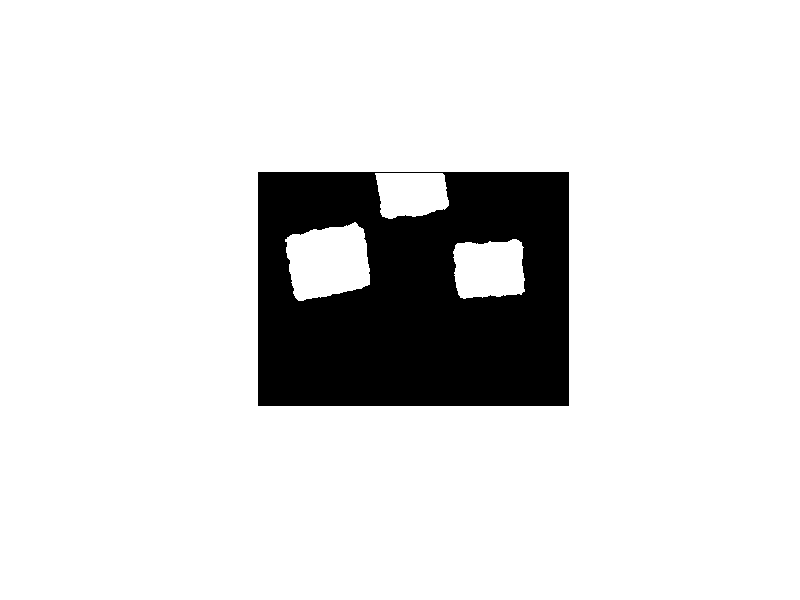

The MATLAB script that drew this image: (Note: this script raises an error after producing the figure.)
clc; clear all ; close all
%load('imagen.mat')
load('3objrectborde.mat')
figure (1)
cap1=cap;
imshow(cap1,[0 1])
[etiquetas num]=bwlabel(cap(120+1:360-1,160+1:480-1)); %%detector objetos y los etiqueta
figure (2)
color=label2rgb(etiquetas);   %% da color a los objetos etiquetados
color = insertText(color,[0 0],'Cantidad: ');
color = insertText(color,[65,0],num);

subplot(1,2,1);imshow(cap1(120+1:360-1,160+1:480-1),[0 1]);subplot(1,2,2);imshow(color);
disp('Numero de objetos: ')
Numero=num

